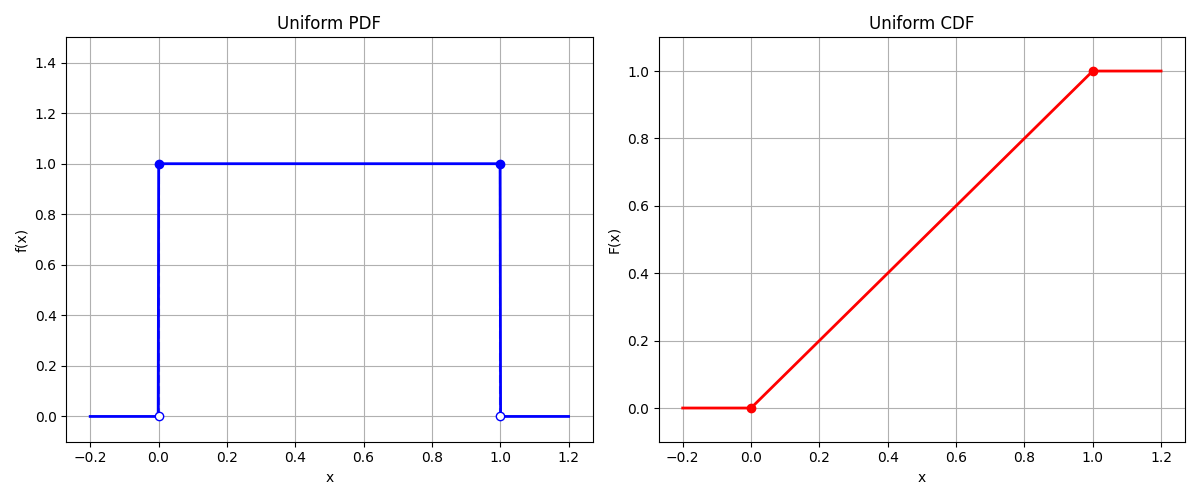

This figure's Python source:
import numpy as np
import matplotlib.pyplot as plt

# Create figure with two subplots side by side
fig, (ax1, ax2) = plt.subplots(1, 2, figsize=(12, 5))

# Generate x values slightly beyond [0,1] to show the discontinuities
x = np.linspace(-0.2, 1.2, 1000)

# Create PDF values
pdf = np.where((x >= 0) & (x <= 1), 1, 0)

# Create CDF values
cdf = np.where(x < 0, 0, 
               np.where(x > 1, 1, x))

# Plot PDF
ax1.plot(x, pdf, 'b-', lw=2)
ax1.grid(True)
ax1.set_title('Uniform PDF')
ax1.set_xlabel('x')
ax1.set_ylabel('f(x)')
ax1.set_ylim(-0.1, 1.5)

# Add points to show discontinuities in PDF
ax1.plot([0, 0], [0, 1], 'b--', alpha=0.5)  # vertical line at x=0
ax1.plot([1, 1], [0, 1], 'b--', alpha=0.5)  # vertical line at x=1
ax1.plot(0, 1, 'bo')  # point at (0,1)
ax1.plot(0, 0, 'wo', markeredgecolor='b')  # open point at (0,0)
ax1.plot(1, 1, 'bo')  # point at (1,1)
ax1.plot(1, 0, 'wo', markeredgecolor='b')  # open point at (1,0)

# Plot CDF
ax2.plot(x, cdf, 'r-', lw=2)
ax2.grid(True)
ax2.set_title('Uniform CDF')
ax2.set_xlabel('x')
ax2.set_ylabel('F(x)')
ax2.set_ylim(-0.1, 1.1)

# Add points to show where CDF transitions
ax2.plot(0, 0, 'ro')  # point at (0,0)
ax2.plot(1, 1, 'ro')  # point at (1,1)

plt.tight_layout()
plt.show()
